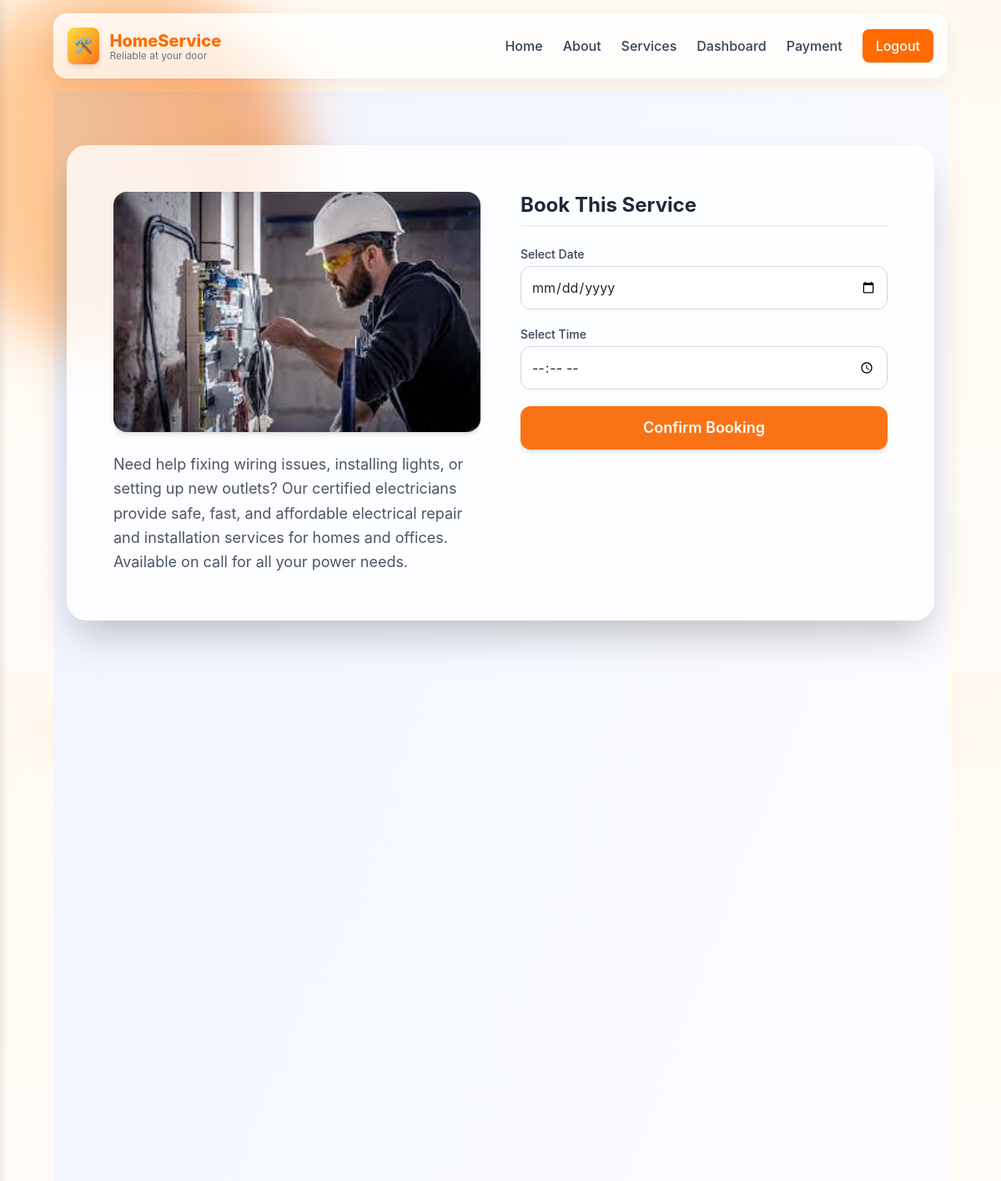
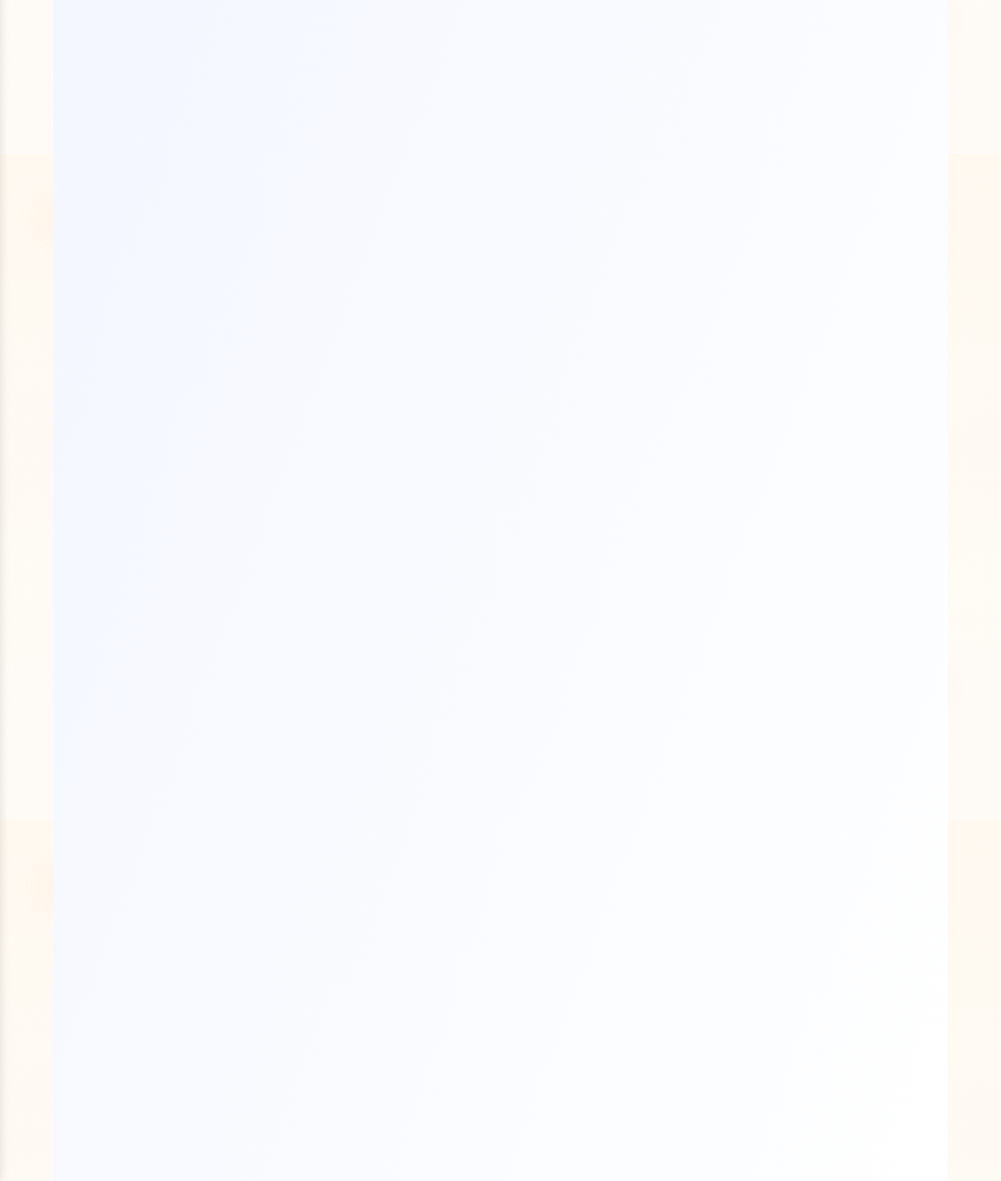
/booking/1/ (signed in), run on the app's committed database (2 pictures, top to bottom).
### booking/models.py (models this page shows, shortened)
class Service(models.Model):
    title = models.CharField(max_length=200)
    description = models.TextField()
    service_type = models.ForeignKey(ServiceType, on_delete=models.CASCADE, related_name='services')
    image = models.ImageField(upload_to='services/', blank=True, null=True)
    manager = models.ForeignKey(CustomUser, on_delete=models.CASCADE, related_name='services')

### booking/views.py (the view)
# urls.py: path('booking/<int:booking_id>/', views.booking, name='booking'),
@login_required
def booking(request, booking_id):
    service = get_object_or_404(Service, id=booking_id)
    if request.method == 'POST':
        form = BookingForm(request.POST)
        if form.is_valid():
            booking = form.save(commit=False)
            booking.service = service
            booking.customer = request.user
            booking.save()
            return redirect('thank_you', booking_id=booking.id)
    else:
        form = BookingForm()
    return render(request, 'booking.html', {'form': form, 'service': service})

### booking/forms.py
class BookingForm(forms.ModelForm):
    date = forms.DateField(
        widget=forms.DateInput(attrs={
            'type': 'date',
            'class': 'w-full p-3 rounded-xl border border-gray-300',
            'placeholder': 'Select a date'
        })
    )
    time = forms.TimeField(
        widget=forms.TimeInput(attrs={
            'type': 'time',
            'class': 'w-full p-3 rounded-xl border border-gray-300',
            'placeholder': 'Select a time'
        })
    )
    class Meta:
        model = Booking
        fields = ['date', 'time']

### booking/templates/booking.html (shortened to what this page needs)
{% extends 'base.html' %}
{% load static %}
{% block content %}
<link href="https://unpkg.com/aos@2.3.1/dist/aos.css" rel="stylesheet">
<section class="min-h-screen bg-gradient-to-br from-[#f0f4ff] to-[#ffffff] py-16 px-4">
  <div class="max-w-6xl mx-auto bg-white bg-opacity-80 backdrop-blur-lg rounded-3xl shadow-2xl p-10 md:p-14 grid grid-cols-1 md:grid-cols-2 gap-12" data-aos="fade-up" data-aos-duration="1000">
    <div class="space-y-6" data-aos="fade-right" data-aos-delay="200">
      <img src="{{ service.image.url }}" alt="{{ service.name }}" class="w-full h-72 object-cover rounded-2xl shadow-md">
      <p class="text-gray-600 text-lg leading-relaxed">{{ service.description }}</p>
    </div>
    <div class="space-y-6" data-aos="fade-left" data-aos-delay="300">
      {% if booking and can_review %}
        <h2 class="text-2xl font-bold text-gray-800 border-b pb-2">Leave a Review</h2>
        <form method="post" class="space-y-5">
          {% csrf_token %}
          {{ form.as_p }}
          <button type="submit" class="w-full bg-blue-600 hover:bg-blue-700 transition duration-300 text-white py-3 rounded-xl text-lg font-semibold shadow-md">
            Submit Review
          </button>
        </form>
      {% elif booking %}
        <p class="text-gray-600">You can review only after completing the service.</p>
      {% else %}
        <h2 class="text-2xl font-bold text-gray-800 border-b pb-2">Book This Service</h2>
        <form method="POST" class="space-y-5">
          <div>
            <label class="block mb-1 text-sm font-medium text-gray-700">Select Date</label>
            {{ form.date }}
          </div>
          <div>
            <label class="block mb-1 text-sm font-medium text-gray-700">Select Time</label>
            {{ form.time }}
          </div>
          <button type="submit" class="w-full bg-orange-500 hover:bg-orange-600 transition duration-300 text-white py-3 rounded-xl text-lg font-semibold shadow-md">
            Confirm Booking
          </button>
        </form>
      {% endif %}
    </div>
  </div>
</section>
{% endblock %}

### booking/templates/base.html (style rules this page uses)
:root { --accent: #FF6B00; --accent-2: #FFB86B; --muted: #F7F5F2; }
body { background: radial-gradient(1000px 600px at 10% 10%, rgba(255, 107, 0, 0.06), transparent 10%), radial-gradient(800px 500px at 90% 80%, rgba(0, 122, 255, 0.03), transparent 10%), linear-gradient(180deg, #FFF9F0 0%, #FEFBF7 100%); -webkit-font-smoothing: antialiased; -moz-osx-font-smoothing: grayscale; font-family: Inter, ui-sans-serif, system-ui, -apple-system, "Segoe UI", Roboto, "Helvetica Neue", Arial; color: #1F2937; margin: 0; padding: 0; box-sizing: border-box; overflow-x: hidden; }

### data on the page
Service: image (picture), description "Need help fixing wiring issues, installing lights, or setting up new outlets? Our certified electricians provide safe, fast, and affordable electrical repair and installation services for homes and offices. Available on call for all your power needs."
